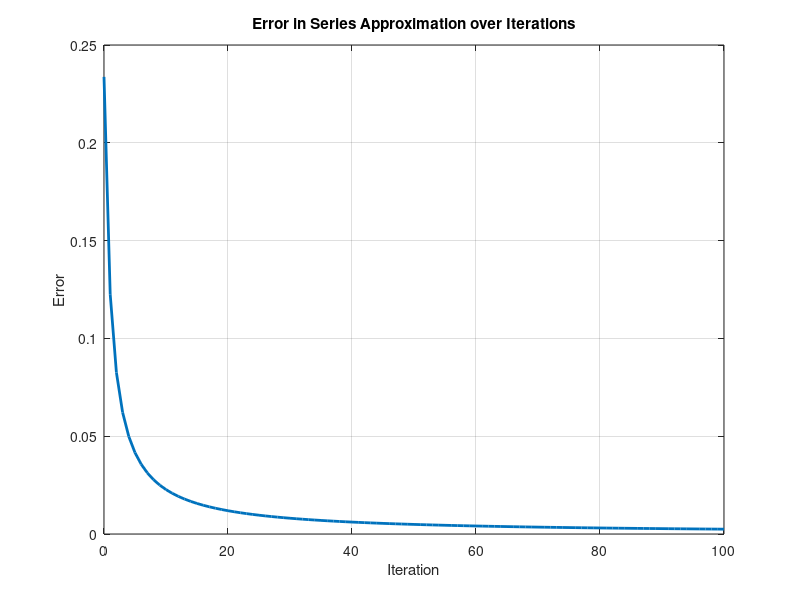

The MATLAB script that drew this image:
% True value of the series
true_value = pi^2 / 8;

% Initialize variables
n = 101;  % number of terms
approx_value = 0;  % variable to store the series approximation
error_values = zeros(1, n);  % array to store error at each iteration

% For loop to compute the series
for i = 0:n-1
    approx_value = approx_value + 1/(2*i+1)^2;
    % Calculate error at each iteration
    error_values(i+1) = abs(true_value - approx_value);
end

% Plotting the error over iterations
figure;
plot(0:n-1, error_values, 'LineWidth', 2);
xlabel('Iteration');
ylabel('Error');
title('Error in Series Approximation over Iterations');
grid on;
